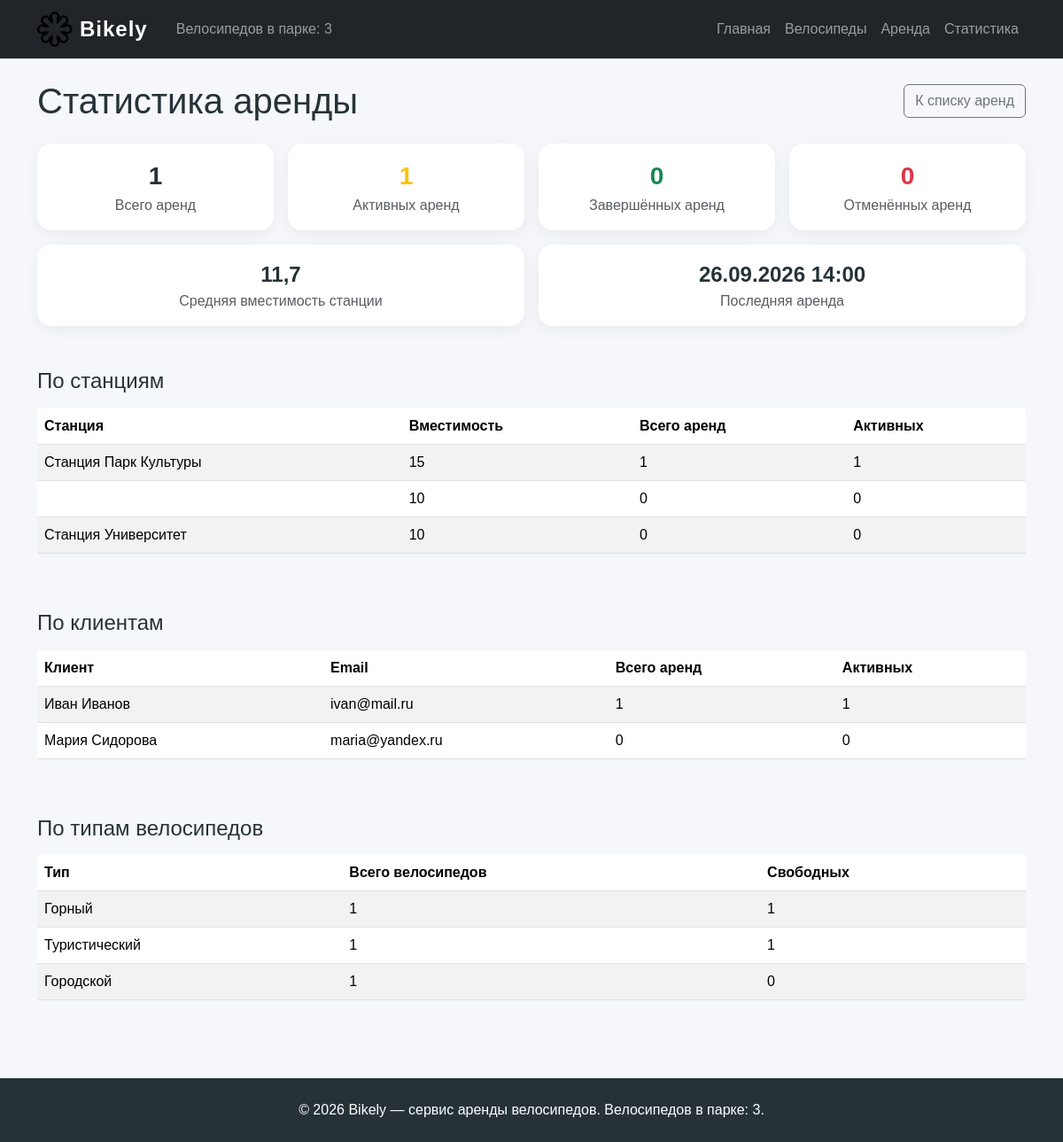
The app's page /rentals/statistics/, older data.
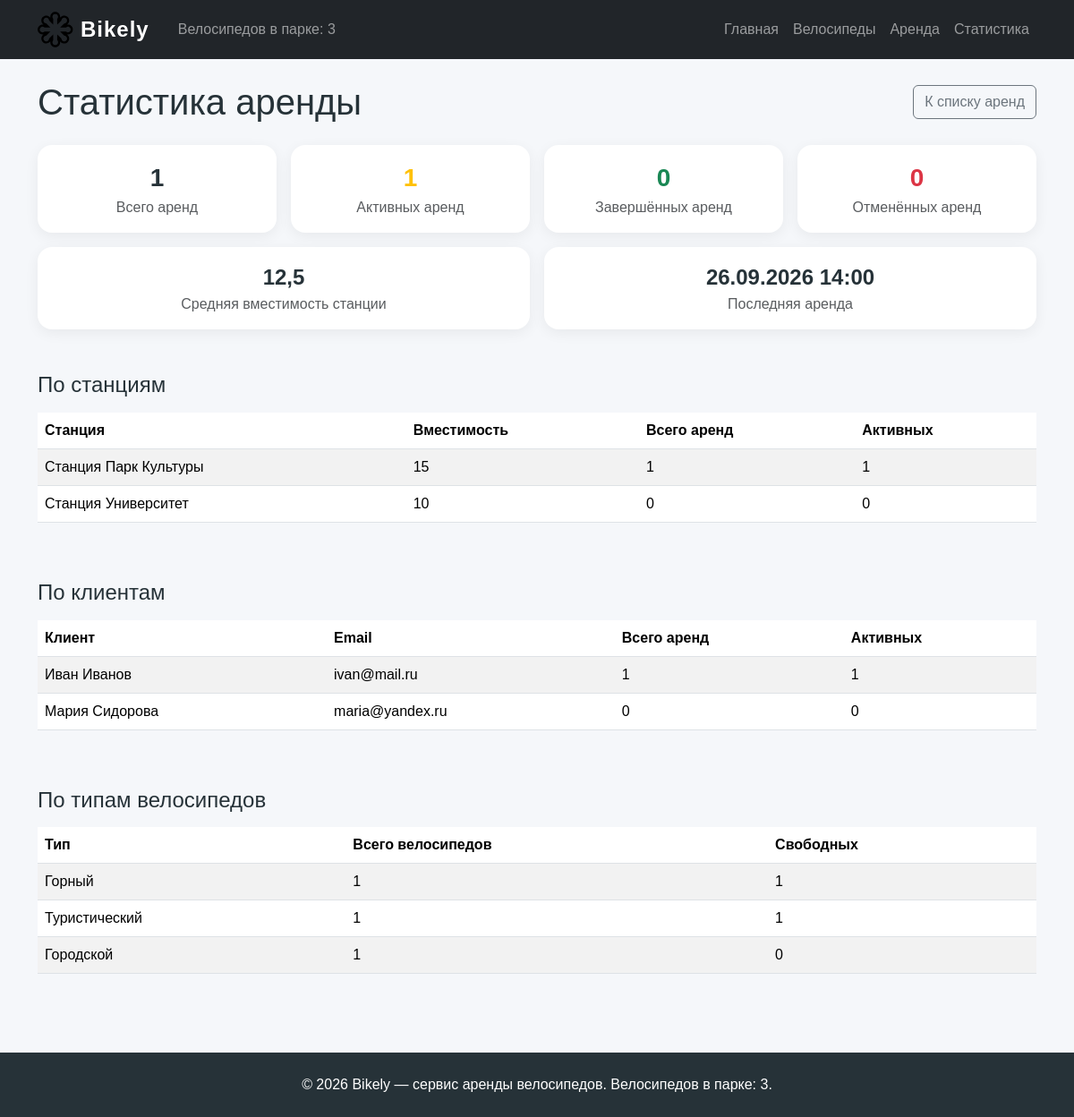
The same page, newer data.
### web_bikes/models.py (models this page shows, shortened)
class Station(models.Model):
    name = models.CharField(
        max_length=200,
        verbose_name="Название станции",
        help_text="Например: «Станция Парк Культуры».",
    )
    capacity = models.PositiveIntegerField(
        verbose_name="Вместимость",
        help_text=(
            f"Количество велосипедов, которое вмещает станция. "
            f"Станции от {LARGE_STATION_CAPACITY} мест считаются крупными."
        ),
        validators=[MinValueValidator(1)],
    )
    is_large = models.GeneratedField(
        expression=Case(
            When(
                capacity__gte=LARGE_STATION_CAPACITY,
                then=Value(True),
            ),
            default=Value(False),
        ),
        output_field=models.BooleanField(),
        db_persist=True,
        verbose_name="Крупная станция",
    )
    objects = StationQuerySet.as_manager()
    class Meta:
        ordering = ["name"]
        verbose_name = "Станция"
        verbose_name_plural = "Станции"

### web_rentals/models.py (models this page shows, shortened)
class User(models.Model):
    name = models.CharField(
        max_length=200,
        verbose_name="Имя клиента",
        help_text="Фамилия и имя клиента для обращений и отчётов.",
    )
    email = models.EmailField(
        unique=True,
        verbose_name="Электронная почта",
        help_text="Адрес уникален: по нему клиент находится в базе.",
    )
    objects = UserQuerySet.as_manager()
    class Meta:
        ordering = ["name"]
        verbose_name = "Клиент"
        verbose_name_plural = "Клиенты"

### web_rentals/views.py (the view)
# urls.py: path("statistics/", views.rental_statistics_view, name="statistics"),
def rental_statistics_view(request):
    station_stats = Station.objects.with_rental_stats().order_by(
        "-rentals_total",
        "name",
    )
    user_stats = User.objects.with_rental_stats().order_by(
        "-rentals_total",
        "name",
    )
    type_labels = dict(Bike.Type.choices)
    type_stats = list(
        Bike.objects.values("type")
        .annotate(
            total=Count("id"),
            available=Count("id", filter=Q(is_available=True)),
        )
        .order_by("-total", "type")
    )
    for item in type_stats:
        item["type_label"] = type_labels.get(item["type"], item["type"])
    summary = Rental.objects.statistics()
    summary["average_capacity"] = Station.objects.aggregate(
        value=Avg("capacity")
    )["value"]
    return render(
        request,
        "web_rentals/rental_statistics.html",
        {
            "station_stats": station_stats,
            "user_stats": user_stats,
            "type_stats": type_stats,
            "summary": summary,
        },
    )

### web_bikes/models.py (called while the page is built)
    def with_rental_stats(self):
        from web_rentals.models import Rental
        return self.annotate(
            rentals_total=Count("rentals", distinct=True),
            rentals_active=Count(
                "rentals",
                filter=Q(rentals__status=Rental.Status.ACTIVE),
                distinct=True,
            ),
        )

### web_main/context_processors.py (called while the page is built)
def bikely_context(request):
    bike_stats = Bike.objects.aggregate(
        bikes_total=Count("id"),
        bikes_available=Count("id", filter=Q(is_available=True)),
    )
    rental_stats = Rental.objects.statistics()
    return {
        "site_name": "Bikely",
        "bikes_count": bike_stats["bikes_total"],
        "bikely_stats": {
            "bikes_total": bike_stats["bikes_total"],
            "bikes_available": bike_stats["bikes_available"],
            "rentals_total": rental_stats["total"],
            "rentals_active": rental_stats["active"],
            "rentals_completed": rental_stats["completed"],
            "rentals_cancelled": rental_stats["cancelled"],
        },
    }

### web_rentals/templates/web_rentals/rental_statistics.html (shortened to what the changed rows need)
{% extends "base.html" %}
{% block content %}
<div class="d-flex flex-wrap justify-content-between align-items-center gap-2 mb-4">
    <h1 class="mb-0">Статистика аренды</h1>
</div>
<div class="row g-3 mb-5">
    <div class="col-md-6">
        <div class="feature-card p-3 h-100 text-center">
            <div class="fs-4 fw-bold">
                {{ summary.average_capacity|floatformat:1 }}
            </div>
            <div class="text-muted">Средняя вместимость станции</div>
        </div>
    </div>
</div>
<h2 class="h4 mb-3">По станциям</h2>
<div class="table-responsive mb-5">
    <table class="table table-striped align-middle">
        <thead>
            <tr>
                <th scope="col">Станция</th>
                <th scope="col">Вместимость</th>
                <th scope="col">Всего аренд</th>
                <th scope="col">Активных</th>
            </tr>
        </thead>
        <tbody>
            {% for station in station_stats %}
                <tr>
                    <td>{{ station.name }}</td>
                    <td>{{ station.capacity }}</td>
                    <td>{{ station.rentals_total }}</td>
                    <td>{{ station.rentals_active }}</td>
                </tr>
            {% empty %}
                <tr>
                    <td colspan="4" class="text-muted">
                        Станции пока не добавлены.
                    </td>
                </tr>
            {% endfor %}
        </tbody>
    </table>
</div>
<h2 class="h4 mb-3">По клиентам</h2>
<div class="table-responsive mb-5">
    <table class="table table-striped align-middle">
        <thead>
            <tr>
                <th scope="col">Клиент</th>
                <th scope="col">Email</th>
                <th scope="col">Всего аренд</th>
                <th scope="col">Активных</th>
            </tr>
        </thead>
        <tbody>
            {% for user in user_stats %}
                <tr>
                    <td>{{ user.name }}</td>
                    <td>{{ user.email }}</td>
                    <td>{{ user.rentals_total }}</td>
                    <td>{{ user.rentals_active }}</td>
                </tr>
            {% empty %}
                <tr>
                    <td colspan="4" class="text-muted">
                        Клиенты пока не добавлены.
                    </td>
                </tr>
            {% endfor %}
        </tbody>
    </table>
</div>
<h2 class="h4 mb-3">По типам велосипедов</h2>
<div class="table-responsive">
    <table class="table table-striped align-middle">
        <thead>
            <tr>
                <th scope="col">Тип</th>
                <th scope="col">Всего велосипедов</th>
                <th scope="col">Свободных</th>
            </tr>
        </thead>
        <tbody>
            {% for item in type_stats %}
                <tr>
                    <td>{{ item.type_label }}</td>
                    <td>{{ item.total }}</td>
                    <td>{{ item.available }}</td>
                </tr>
            {% empty %}
                <tr>
                    <td colspan="3" class="text-muted">
                        Велосипеды пока не добавлены.
                    </td>
                </tr>
            {% endfor %}
        </tbody>
    </table>
</div>
{% endblock %}

Row changes from the older to the newer data that the page shows:
removed Station: capacity "10", rentals_total "0", rentals_active "0"
Text that changed along with them:
{{ summary.average_capacity|floatformat:1 }}: "11,7" → "12,5"
